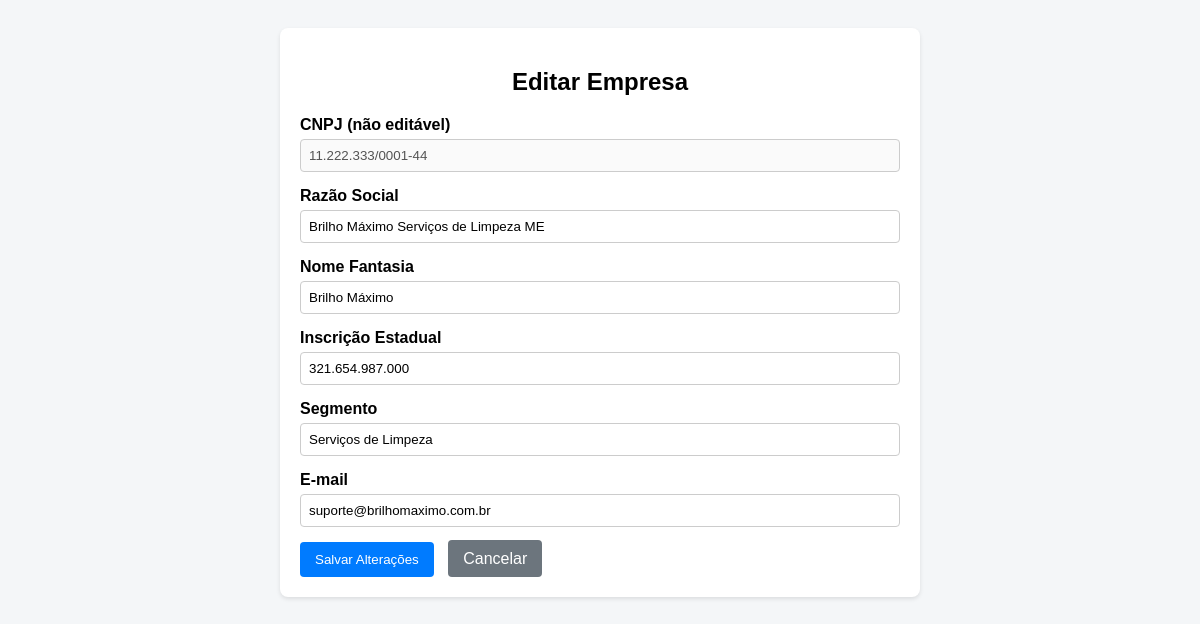
The app's page /process/editarEmpresa.php?cnpj=11.222.333/0001-44 with its own data.
### tables this page shows
CREATE TABLE IF NOT EXISTS `empresas` (
  `cnpj` varchar(18) NOT NULL,
  `razao_social` varchar(255) NOT NULL,
  `nome_fantasia` varchar(255) NOT NULL,
  `foto_emp` varchar(50) DEFAULT NULL,
  `inscricao_estadual` varchar(20) NOT NULL,
  `segmento` varchar(100) NOT NULL,
  `produtos_servicos` text,
  `email_contato` varchar(255) NOT NULL,
  `senha_hash` varchar(255) NOT NULL,
  `data_registro` datetime DEFAULT CURRENT_TIMESTAMP,
  PRIMARY KEY (`cnpj`),
  UNIQUE KEY `razao_social` (`razao_social`),
  UNIQUE KEY `email_contato` (`email_contato`)
);

### process/editarEmpresa.php (the view, shortened to what this page needs)
<?php
include_once('../php/config.php');
if ($_SERVER['REQUEST_METHOD'] === 'POST') {
    try {
        $cnpj = $_POST['cnpj'];
        $razao_social = $_POST['razao_social'];
        $nome_fantasia = $_POST['nome_fantasia'];
        $inscricao_estadual = $_POST['inscricao_estadual'];
        $segmento = $_POST['segmento'];
        $email_contato = $_POST['email_contato'];
        $sql = "UPDATE empresas SET
                razao_social = :razao_social,
                nome_fantasia = :nome_fantasia,
                inscricao_estadual = :inscricao_estadual,
                segmento = :segmento,
                email_contato = :email_contato
                WHERE cnpj = :cnpj";
        $stmt = $conn->prepare($sql);
        $stmt->bindParam(':razao_social', $razao_social);
        $stmt->bindParam(':nome_fantasia', $nome_fantasia);
        $stmt->bindParam(':inscricao_estadual', $inscricao_estadual);
        $stmt->bindParam(':segmento', $segmento);
        $stmt->bindParam(':email_contato', $email_contato);
        $stmt->bindParam(':cnpj', $cnpj, PDO::PARAM_STR);
        $stmt->execute();
        header('Location: exibir_empresas.php?status=success_edit');
        exit();
    } catch (PDOException $e) {
        header('Location: exibir_empresas.php?status=error_edit');
        exit();
    }
} else if (isset($_GET['cnpj'])) {
    $cnpj = $_GET['cnpj'];
    try {
        $stmt = $conn->prepare("SELECT * FROM empresas WHERE cnpj = :cnpj");
        $stmt->bindParam(':cnpj', $cnpj, PDO::PARAM_STR);
        $stmt->execute();
        $empresa = $stmt->fetch(PDO::FETCH_ASSOC);
    } catch (PDOException $e) {
        echo "Erro ao buscar os dados da empresa: " . $e->getMessage();
        exit();
    }
} else {
    header('Location: exibir_empresas.php');
    exit();
}
?>
<!DOCTYPE html>
<html lang="pt-BR">
<head>
</head>
<body>
    <div class="container">
        <h2>Editar Empresa</h2>
        <form action="editarEmpresa.php" method="POST">
            <div class="form-group">
                <label for="cnpj_display">CNPJ (não editável)</label>
                <input type="text" id="cnpj_display" value="<?= htmlspecialchars($empresa['cnpj']) ?>" disabled>
            </div>
            <div class="form-group">
                <label for="razao_social">Razão Social</label>
                <input type="text" name="razao_social" value="<?= htmlspecialchars($empresa['razao_social']) ?>" required>
            </div>
            <div class="form-group">
                <label for="nome_fantasia">Nome Fantasia</label>
                <input type="text" name="nome_fantasia" value="<?= htmlspecialchars($empresa['nome_fantasia']) ?>">
            </div>
            <div class="form-group">
                <label for="inscricao_estadual">Inscrição Estadual</label>
                <input type="text" name="inscricao_estadual" value="<?= htmlspecialchars($empresa['inscricao_estadual']) ?>">
            </div>
            <div class="form-group">
                <label for="segmento">Segmento</label>
                <input type="text" name="segmento" value="<?= htmlspecialchars($empresa['segmento']) ?>">
            </div>
            <div class="form-group">
                <label for="email_contato">E-mail</label>
                <input type="email" name="email_contato" value="<?= htmlspecialchars($empresa['email_contato']) ?>">
            </div>
            <button type="submit">Salvar Alterações</button>
            <a href="exibir_empresas.php" class="btn-cancelar">Cancelar</a>
        </form>
    </div>
</body>
</html>

### process/editarEmpresa.php (style rules this page uses)
body { font-family: Arial, sans-serif; background-color: #f4f6f8; padding: 20px; }
.container { max-width: 600px; margin: 0 auto; background-color: #fff; padding: 20px; border-radius: 8px; box-shadow: 0 2px 4px rgba(0,0,0,0.1); }
h2 { text-align: center; }
.form-group { margin-bottom: 15px; }
label { display: block; margin-bottom: 5px; font-weight: bold; }
input[type="text"], input[type="email"] { width: 100%; padding: 8px; border: 1px solid #ccc; border-radius: 4px; box-sizing: border-box; }
button[type="submit"] { background-color: #007bff; color: white; padding: 10px 15px; border: none; border-radius: 4px; cursor: pointer; }
a.btn-cancelar { background-color: #6c757d; color: white; padding: 10px 15px; border-radius: 4px; text-decoration: none; margin-left: 10px; }

### records on screen
empresas: cnpj "11.222.333/0001-44", razao_social "Brilho Máximo Serviços de Limpeza ME", nome_fantasia "Brilho Máximo", inscricao_estadual "321.654.987.000", segmento "Serviços de Limpeza", email_contato "suporte@brilhomaximo.com.br"
